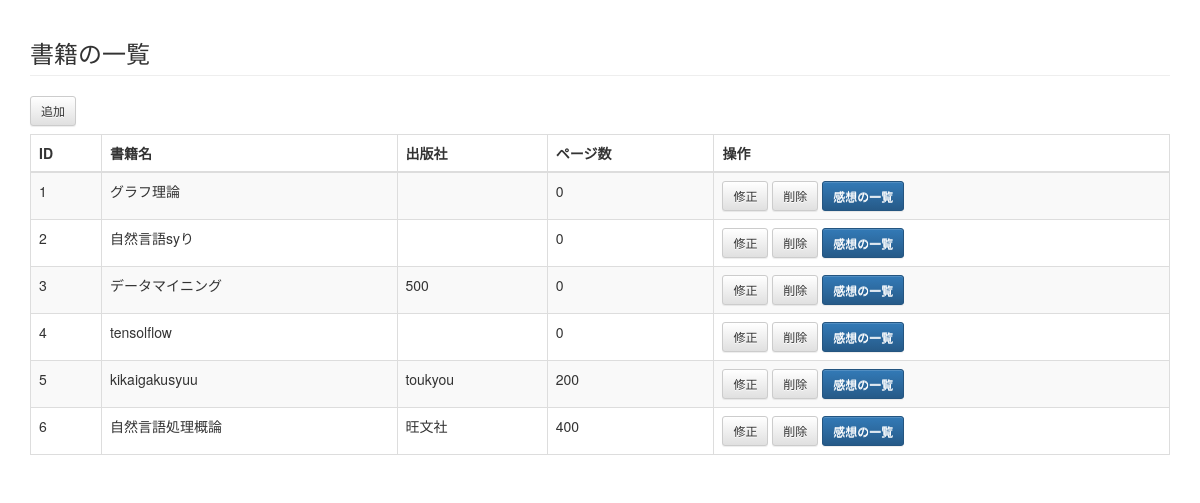
The page /cms/book/ on the database as committed earlier.
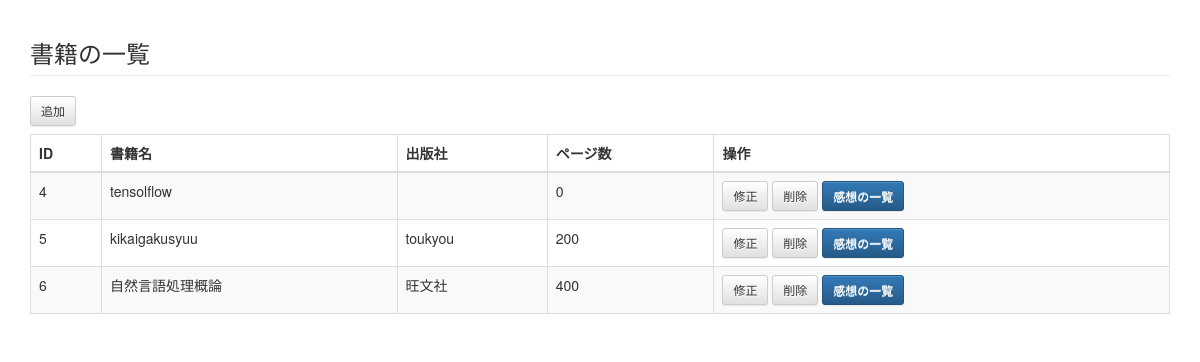
The same page on the database as committed later.
### cms/models.py (models this page shows, shortened)
class Book(models.Model):
    name = models.CharField('書籍名', max_length=255)
    publisher = models.CharField('出版社', max_length=255, blank=True)
    page = models.IntegerField('ページ数', blank=True, default=0)

### cms/views.py (the view)
def book_list(request):
    books = Book.objects.all().order_by('id')
    return render(request,
                  'cms/book_list.html',     # 使用するテンプレート
                  {'books': books})         # テンプレートに渡すデータ

### cms/templates/cms/book_list.html (shortened to what this page needs)
{% extends "base.html" %}
{% block content %}
    <h3 class="page-header">書籍の一覧</h3>
    <a href="{% url 'cms:book_add' %}" class="btn btn-default btn-sm">追加</a>
    <table class="table table-striped table-bordered">
      <thead>
        <tr>
          <th>ID</th>
          <th>書籍名</th>
          <th>出版社</th>
          <th>ページ数</th>
          <th>操作</th>
        </tr>
      </thead>
      <tbody>
        {% for book in books %}
        <tr>
          <td>{{ book.id }}</td>
          <td>{{ book.name }}</td>
          <td>{{ book.publisher }}</td>
          <td>{{ book.page }}</td>
          <td>
            <a href="{% url 'cms:book_mod' book_id=book.id %}" class="btn btn-default btn-sm">修正</a>
            <a href="{% url 'cms:book_del' book_id=book.id %}" class="btn btn-default btn-sm">削除</a>
            <a href="{% url 'cms:impression_list' book_id=book.id %}" class="btn btn-default btn-sm btn-primary">感想の一覧</a>
          </td>
        </tr>
        {% endfor %}
      </tbody>
    </table>
{% endblock content %}

### cms/templates/base.html (shortened to what this page needs)
{% load staticfiles %}
<!DOCTYPE html>
<html lang="{{ LANGUAGE_CODE|default:"en-us" }}">
<head>
<link href="{% static 'css/bootstrap.min.css' %}" rel="stylesheet">
<link href="{% static 'css/bootstrap-theme.min.css' %}" rel="stylesheet">
</head>
<body>
  <div class="container">
    {% block content %}{% endblock %}
  </div>
</body>
</html>

### cms/templates/cms/book_list.html (style rules this page uses)
table { margin-top: 8px; }

Rows that differ between the two databases and show on the page:
removed Book: id "1", name "グラフ理論", page "0"
removed Book: id "2", name "自然言語syり", page "0"
removed Book: id "3", name "データマイニング", publisher "500", page "0"
